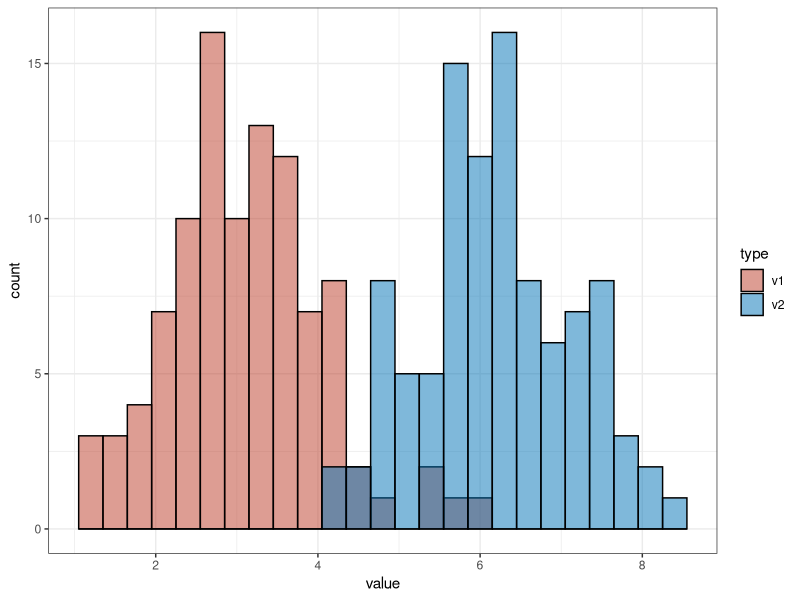

Generate this figure with R:
## ---- chunk 1
# 安装包
if (!requireNamespace("ggplot2", quietly = TRUE)) {
  install.packages("ggplot2")
}

# 加载包
library(ggplot2)
## ---- chunk 2
# 加载数据
data <- read.delim("files/Hiplot/125-multiple-histograms-data.txt", header = T)

# 查看数据
head(data)
## ---- chunk 3
#| label: fig-1multiple-histograms
#| fig-cap: "多直方图"
#| out.width: "95%"
#| fig-height: 4
#| fig-width: 8
#| warning: false
#| error: false
#| message: false

# 多直方图
p <- ggplot(data, aes(x = value, fill = type)) +
  geom_histogram(color = "black", alpha = 0.5, 
                 position = "identity", binwidth = 0.3) +
  scale_fill_manual(values = c("#BC3C29FF","#0072B5FF")) +
  theme_bw()

p
